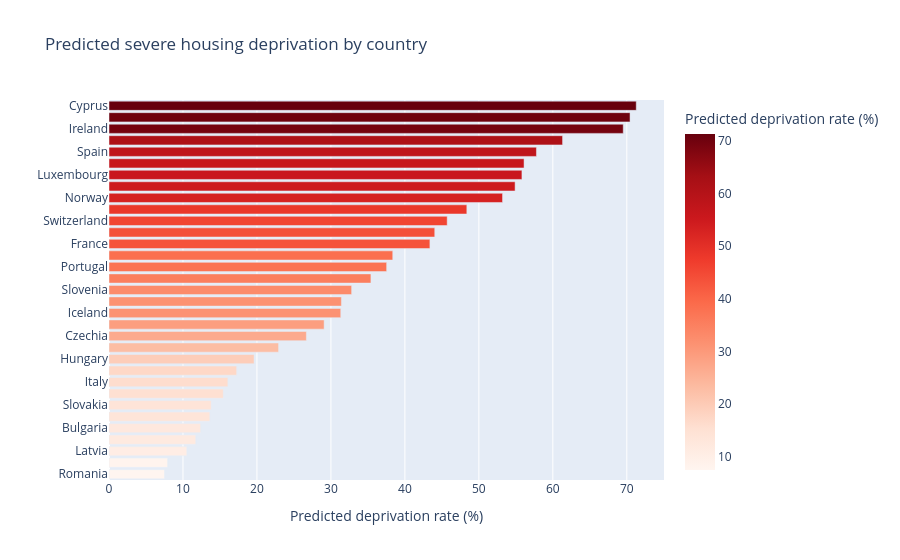

Notebook source saved alongside this figure:
### Code cell
# plot 8: predicted deprivation by country -- Emma's dashboard output

fig8 = px.bar(
    result.sort_values("predicted_deprivation"),
    x="predicted_deprivation", y="geo", orientation="h",
    title="Predicted severe housing deprivation by country",
    labels={"predicted_deprivation": "Predicted deprivation rate (%)", "geo": ""},
    color="predicted_deprivation", color_continuous_scale="Reds"
)
fig8.show()

### Figure 1 — Plotly figure (JSON) as saved in the notebook; plotly's stock layout.template omitted (floating-point values rounded to 4 significant figures)
{"data": [{"hovertemplate": "Predicted deprivation rate (%)=%{marker.color}<br>=%{y}<extra></extra>", "legendgroup": "", "marker": {"color": [7.503, 7.925, 10.52, 11.73, 12.39, 13.63, 13.81, 15.45, 16.07, 17.26, 19.61, 22.92, 26.68, 29.08, 31.33, 31.42, 32.8, 35.41, 37.53, 38.36, 43.38, 44.04, 45.72, 48.37, 53.2, 54.9, 55.82, 56.11, 57.78, 61.32, 69.52, 70.44, 71.28], "coloraxis": "coloraxis", "pattern": {"shape": ""}}, "name": "", "orientation": "h", "showlegend": false, "textposition": "auto", "type": "bar", "x": [7.503, 7.925, 10.52, 11.73, 12.39, 13.63, 13.81, 15.45, 16.07, 17.26, 19.61, 22.92, 26.68, 29.08, 31.33, 31.42, 32.8, 35.41, 37.53, 38.36, 43.38, 44.04, 45.72, 48.37, 53.2, 54.9, 55.82, 56.11, 57.78, 61.32, 69.52, 70.44, 71.28], "xaxis": "x", "y": ["Romania", "Montenegro", "Latvia", "Greece", "Bulgaria", "Croatia", "Slovakia", "Poland", "Italy", "North Macedonia", "Hungary", "Lithuania", "Czechia", "Estonia", "Iceland", "Austria", "Slovenia", "Germany", "Portugal", "Sweden", "France", "Denmark", "Switzerland", "Finland", "Norway", "United Kingdom", "Luxembourg", "Netherlands", "Spain", "Belgium", "Ireland", "Malta", "Cyprus"], "yaxis": "y"}], "layout": {"barmode": "relative", "coloraxis": {"colorbar": {"title": {"text": "Predicted deprivation rate (%)"}}, "colorscale": [[0, "rgb(255,245,240)"], [0.125, "rgb(254,224,210)"], [0.25, "rgb(252,187,161)"], [0.375, "rgb(252,146,114)"], [0.5, "rgb(251,106,74)"], [0.625, "rgb(239,59,44)"], [0.75, "rgb(203,24,29)"], [0.875, "rgb(165,15,21)"], [1, "rgb(103,0,13)"]]}, "legend": {"tracegroupgap": 0}, "title": {"text": "Predicted severe housing deprivation by country"}, "xaxis": {"anchor": "y", "domain": [0, 1], "title": {"text": "Predicted deprivation rate (%)"}}, "yaxis": {"anchor": "x", "domain": [0, 1], "title": {"text": ""}}}}
